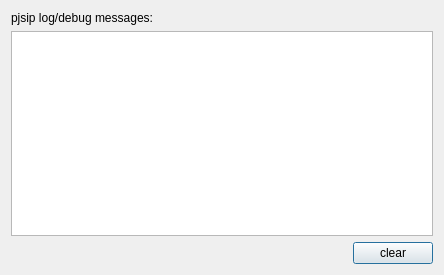
<ui version="4.0" >
 <class>DebugDialogClass</class>
 <widget class="QDialog" name="DebugDialogClass" >
  <property name="geometry" >
   <rect>
    <x>0</x>
    <y>0</y>
    <width>444</width>
    <height>275</height>
   </rect>
  </property>
  <property name="windowTitle" >
   <string>QjSimple Debug Log</string>
  </property>
  <layout class="QGridLayout" >
   <item row="0" column="0" >
    <widget class="QLabel" name="label" >
     <property name="text" >
      <string>pjsip log/debug messages:</string>
     </property>
    </widget>
   </item>
   <item row="1" column="0" >
    <widget class="QTextEdit" name="logEdit" />
   </item>
   <item row="2" column="0" >
    <layout class="QHBoxLayout" >
     <item>
      <spacer>
       <property name="orientation" >
        <enum>Qt::Horizontal</enum>
       </property>
       <property name="sizeHint" >
        <size>
         <width>40</width>
         <height>20</height>
        </size>
       </property>
      </spacer>
     </item>
     <item>
      <widget class="QPushButton" name="clearButton" >
       <property name="toolTip" >
        <string>clear the log message window</string>
       </property>
       <property name="text" >
        <string>clear</string>
       </property>
      </widget>
     </item>
    </layout>
   </item>
  </layout>
 </widget>
 <layoutdefault spacing="6" margin="11" />
 <resources/>
 <connections/>
</ui>
